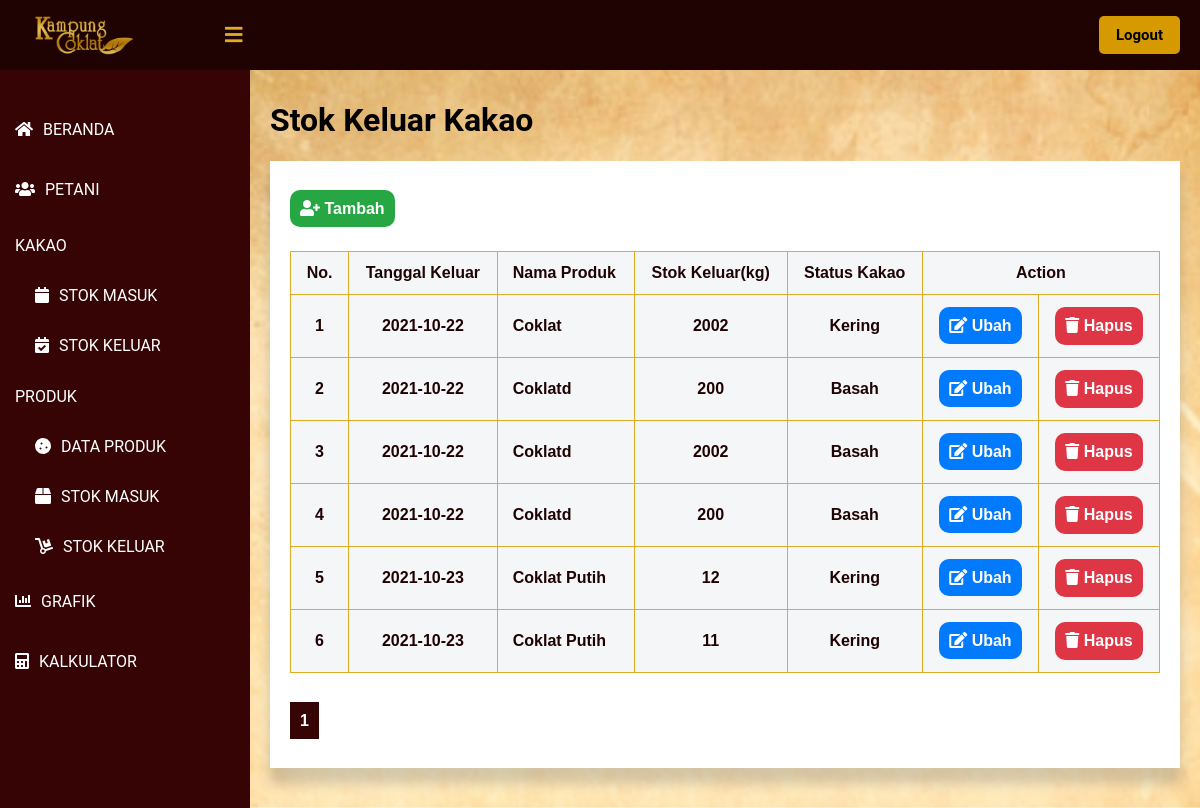
Page /public/lihat_SKK/1 (signed in) on the earlier database version.
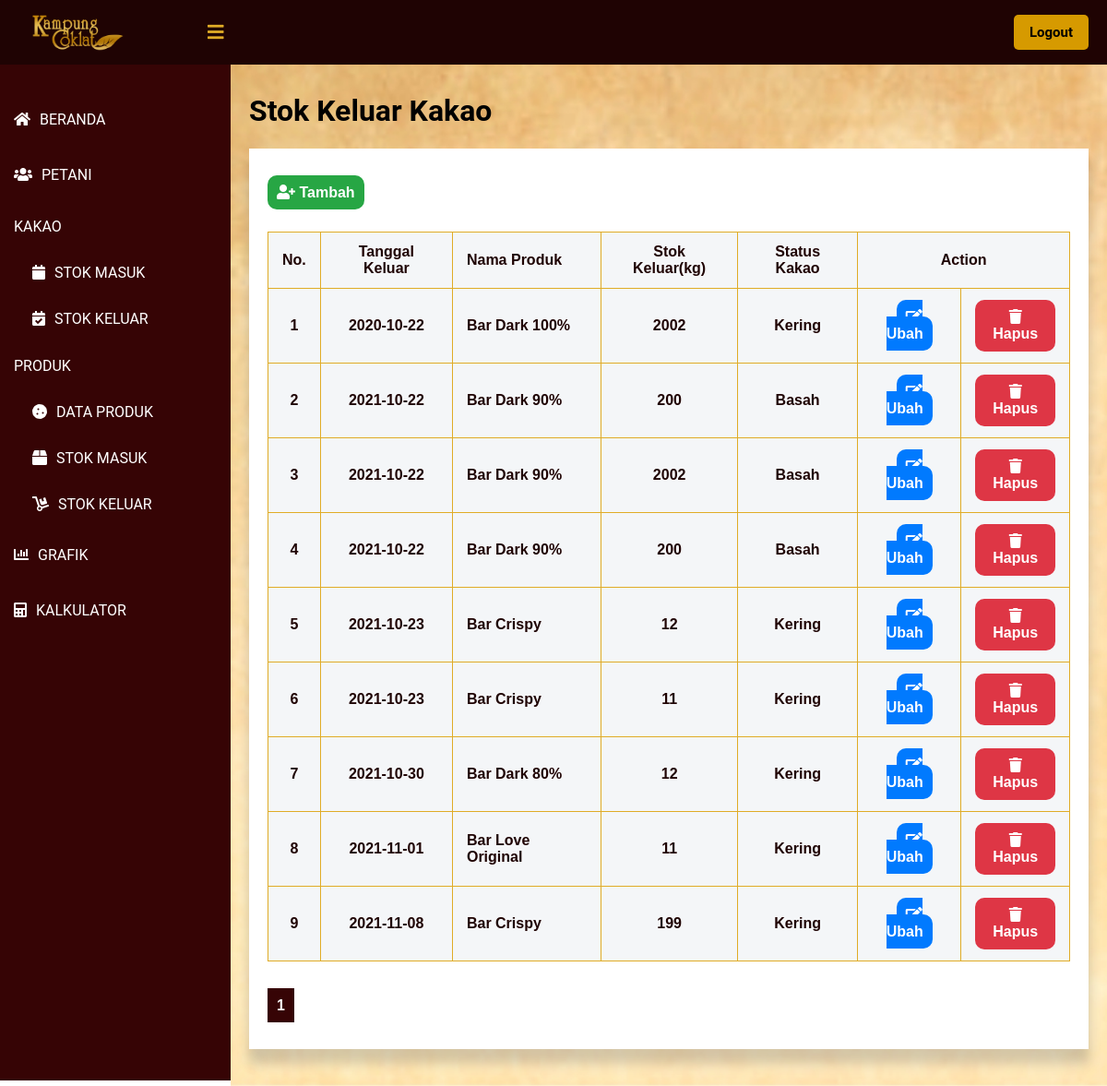
Same page on the later database version.
### tables this page shows
CREATE TABLE `stok_keluar_kakao` (
  `id_keluar_kakao` int(11) NOT NULL,
  `tanggal_keluar` timestamp NOT NULL DEFAULT current_timestamp(),
  `nama_produk` int(11) NOT NULL,
  `stok_keluar` int(11) NOT NULL,
  `status_kakao` int(11) NOT NULL
);

CREATE TABLE `produk` (
  `id_produk` int(11) NOT NULL,
  `nama_produk` varchar(30) NOT NULL,
  `berat_bersih` int(11) NOT NULL,
  `harga` int(11) NOT NULL,
  `produksi_kakao_kering` int(11) NOT NULL,
  `produksi_kakao_basah` int(11) NOT NULL
);

CREATE TABLE `kategori` (
  `id` int(11) NOT NULL,
  `nama_kategori` varchar(60) NOT NULL,
  `grup` varchar(60) NOT NULL
);

### app/core/Controller.php (called while the page is built, shortened)
<?php
class Controller {
    public function view($view, $data = [])
    {
        require_once   '../app/views/'.$view.'.php';
    }
}
?>

### app/controllers/Lihat_SKK.php (called while the page is built, shortened)
<?php
class Lihat_SKK extends Controller {
    public function index($page)
    {
        $id_user = $_SESSION['id'];
        $user = $this->model('User_model')->getUserById($id_user);
        $data['keluar_kakao'] = $this->model('SKK_model')->getList($page);
        $data['nama'] = $user['nama'];
        $this->view('lihat_SKK/index', $data);
    }
}
?>

### app/core/App.php (called while the page is built, shortened)
<?php
class App {
    protected $method = 'index';
    protected $params = [];
    public function __construct()
    {
        $url = $this->parseURL();
        if ( file_exists('../app/controllers/' . $url[0] . '.php') ) {
            unset($url[0]);
        }
        $this->controller = new $this->controller;
        if ( !empty($url) ) {
            $this->params = array_values($url);
        }
        call_user_func_array([$this->controller, $this->method], $this->params);
    }
    public function parseURL()
    {
        if ( isset($_GET['url']) ) {
            $url = rtrim($_GET['url'], '/');
            $url = filter_var($url, FILTER_SANITIZE_URL);
            $url = explode("/", $url);
            return $url;
        }
    }
}

### public/index.php (called while the page is built, shortened)
<?php
$app = new App;

### app/core/Database.php (called while the page is built, shortened)
<?php
class Database {
    private $host = DB_HOST;
    private $db_name = DB_NAME;
    private $dbh;
    private $stmt;
    public function __construct()
    {
        $dsn = 'mysql:host=' . $this->host . ';dbname=' . $this->db_name;
        try {
            $this->dbh = new PDO($dsn, 'root', '');
        } catch(PDOException $e) {
            die($e->getMessage());
        }
    }
    public function query($query)
    {
        $this->stmt = $this->dbh->prepare($query);
    }
    public function bind($param, $value, $type=null)
    {
        if ( is_null($type) ) {
            switch( true ) {
                default :
                    $type = PDO::PARAM_STR;
            }
        }
        $this->stmt->bindValue($param, $value, $type);
    }
    public function execute()
    {
        $this->stmt->execute();
    }
    public function resultSet()
    {
        $this->execute();
        return $this->stmt->fetchAll(PDO::FETCH_ASSOC);
    }
}

### app/models/SKK_model.php (called while the page is built, shortened)
<?php
class SKK_model {
    private $table = 'stok_keluar_kakao';
    private $db;
    public function __construct()
    {
        $this->db = new Database;
    }
    public function getList($page)
    {
        $data = [];
        $jumlahDataSetiapPage = 10;
        $this -> db -> query("SELECT stok_keluar_kakao.*, status_kakao.nama_kategori AS status_kakao, produk.nama_produk, DATE_FORMAT(tanggal_keluar, '%Y-%m-%d') AS tanggal_keluar FROM `" . $this->table . "` LEFT JOIN produk ON produk.id_produk = stok_keluar_kakao.nama_produk JOIN kategori AS status_kakao ON status_kakao.id = stok_keluar_kakao.status_kakao");
        $jumlahData = $this -> db -> resultSet();
        $jumlahData = count($jumlahData);
        $jumlahPage = ceil($jumlahData / $jumlahDataSetiapPage);
        $halamanSaatIni = ( isset($page) ) ? $page : 1;
        $dataPertama = ($jumlahDataSetiapPage * $halamanSaatIni) - $jumlahDataSetiapPage;
        $this -> db -> query("SELECT stok_keluar_kakao.*, status_kakao.nama_kategori AS status_kakao, produk.nama_produk, DATE_FORMAT(tanggal_keluar, '%Y-%m-%d') AS tanggal_keluar FROM `" . $this->table . "` LEFT JOIN produk ON produk.id_produk = stok_keluar_kakao.nama_produk JOIN kategori AS status_kakao ON status_kakao.id = stok_keluar_kakao.status_kakao LIMIT $dataPertama, $jumlahDataSetiapPage");
        $daftarData = $this -> db -> resultSet();
        $data['list_data'] = $daftarData;
        $data['halaman_saat_ini'] = $halamanSaatIni;
        $data['jumlah_halaman'] = $jumlahPage;
        return $data;
    }
}

### app/views/lihat_SKK/index.php (the view, shortened to what this page needs)
<!DOCTYPE html>
<html lang=”en”>
<head>
	<link href="<?= BASEURL ?>/css/melihat_petani.css" rel="stylesheet" type="text/css">
    <link rel="stylesheet" href="https://cdnjs.cloudflare.com/ajax/libs/font-awesome/5.12.1/css/all.min.css">
</head>
<body>
    <header>
        <label for="check">
            <i class="fas fa-bars" id="sidebar_btn"></i>
        </label>
        <div class="left_area">
            <img src="http://localhost/KampungCoklat/public/img/Logo-Daun.png">
        </div>
        <div class="right_area">
            <a href="<?= BASEURL ?>/logout" style="color: #000; margin-left: 10px;" class="logout_btn">Logout</a>
        </div>
    </header>
    <div class="sidebar">
        <a class="menu" href="<?= BASEURL ?>/beranda"><i class="fas fa-home"></i><span>BERANDA</span></a>
        <a class="menu" href="<?= BASEURL ?>/lihat_petani/1"><i class="fas fa-users"></i><span>PETANI</span></a>
        <p class="menu2">KAKAO</p>
        <a class="sub_menu" href="<?= BASEURL ?>/lihat_stok/1"><i class="fas fa-calendar"></i><span>STOK MASUK</span></a>
        <a class="sub_menu" href="<?= BASEURL ?>/lihat_SKK/1"><i class="fas fa-calendar-check"></i><span>STOK KELUAR</span></a>
        <p class="menu2">PRODUK</p>
        <a class="sub_menu" href="<?= BASEURL ?>/lihat_produk/1"><i class="fas fa-cookie"></i><span>DATA PRODUK</span></a>
        <a class="sub_menu" href="<?= BASEURL ?>/lihat_SMP/1"><i class="fas fa-box"></i><span>STOK MASUK</span></a>
        <a class="sub_menu" href="<?= BASEURL ?>/lihat_SKP/1"><i class="fas fa-dolly"></i><span>STOK KELUAR</span></a>
        <a class="menu" href="<?= BASEURL ?>/grafik/2021"><i class="fas fa-chart-bar"></i><span>GRAFIK</span></a>
        <a class="menu" href="<?= BASEURL ?>/kalkulator"><i class="fas fa-calculator"></i><span>KALKULATOR</span></a>
    </div>
    <div class="content">
        <div class="card">
            <h1>Stok Keluar Kakao</h1>
        </div>
        <div class="card_table">
            <div>
                <div class="card_table1">
                    <br><br>
                    <a href="<?= BASEURL ?>/tambah_SKK" class="tambah"><i class="fas fa-user-plus"></i><span> Tambah</span></a>
                </div>
                </div>
                <div class="card_table2">
                    <table class="tabelMahasiswa" width="60%">
                        <tr>
                            <th style="text-align: center;">No.</th>
                            <th style="text-align: center;">Tanggal Keluar</th>
                            <th>Nama Produk</th>
                            <th style="text-align: center;">Stok Keluar(kg)</th>
                            <th style="text-align: center;">Status Kakao</th>
                            <th colspan="2" style="text-align: center;">Action</th>
                        </tr>
                        <?php foreach ($data['keluar_kakao']['list_data'] as $key => $value) { ?>
                        <tr>
                            <th style="text-align: center;"><?= ($key + 1) ?></th>
                            <th style="text-align: center;"><?= $value['tanggal_keluar'] ?></th>
                            <th><?= $value['nama_produk'] ?></th>
                            <th style="text-align: center;"><?= $value['stok_keluar'] ?></th>
                            <th style="text-align: center;"><?= $value['status_kakao'] ?></th>
                            <th style = "text-align: center;">
                                <a class = 'edit' href = '<?= BASEURL;?>/ubah_SKK/<?= $value['id_keluar_kakao']?>'><i class="fas fa-edit"></i> Ubah</a>
                            </th>
                            <th style = "text-align: center;">
                                <form method="get" action="<?= BASEURL;?>/hapus_SKK/hapus/<?= $value['id_keluar_kakao']?>">
                                    <button style = "font-size: 16px; border: none;" type="submit" class="hapus" onclick="return confirm('Apakah anda yakin ingin menghapus data tersebut?');"><i class="fas fa-trash"></i> Hapus</button>
                                </form>
                            </th>
                        </tr>
                        <?php } ?>
                    </table>
                    <br>
                    <br>
                    <?php for($p = 1; $p <= $data['keluar_kakao']['jumlah_halaman']; $p++): ?>
                        <?php if($p == $data['keluar_kakao']['halaman_saat_ini']): ?>
                            <a href= "<?= BASEURL ?>/lihat_SKK/<?= $p; ?>" class = 'page_aktif'><?= $p; ?></a>
                        <?php else: ?>
                            <a href= "<?= BASEURL ?>/lihat_SKK/<?= $p; ?>"  class = 'page'><?= $p; ?></a>
                        <?php endif; ?>
                    <?php endfor; ?>
                    <br>
                    <br>
                    <br>
                </div>
            </div>
        </div>
</body>
</html>

### public/css/melihat_petani.css (style rules this page uses)
body { margin: 0; padding: 0; font-family: "Roboto", sans-serif; }
header { z-index: 1; position: fixed; background: #1f0303; padding: 20px; width: calc(100% - 0%); top: 0; height: 30px; }
.left_area img { width: 120px; margin-top: -15px; }
.logout_btn { padding-left: 17px; padding-right: 17px; padding-bottom: 10px; padding-top: 10px; background: #d69a00; text-decoration: none; float: right; margin-top: -60px; margin-right: 40px; border-radius: 5px; font-size: 15px; font-weight: 600; color: #360405; transition: 0.5s; transition-property: background; }
.sidebar { z-index: 1; top: 0; background: #360405; margin-top: 70px; padding-top: 30px; position: fixed; left: 0; width: 250px; height: calc(100% - 9%); transition: 0.5s; transition-property: left; overflow-y: auto; }
.menu { color: #fff; display: block; width: 100%; line-height: 60px; text-decoration: none; padding-left: 15px; box-sizing: border-box; transition: 0.5s; transition-property: background; }
.menu2 { color: #fff; display: block; width: 100%; text-decoration: none; padding-left: 15px; box-sizing: border-box; transition: 0.5s; transition-property: background; }
.sub_menu { color: #fff; display: block; width: 100%; line-height: 50px; text-decoration: none; padding-left: 35px; box-sizing: border-box; transition: 0.5s; transition-property: background; }
.sidebar i { padding-right: 10px; }
label #sidebar_btn { z-index: 1; color: #e0ac26; position: fixed; cursor: pointer; left: 225px; font-size: 20px; margin: 5px 0; transition: 0.5s; transition-property: color; }
.content { background: url('http://localhost/KampungCoklat/public/img/bg.jpg'); background-position: center; background-size: cover; height: auto; transition: 0.5s; width: (100% - 250px); margin-top: 60px; padding: 20px; margin-left: 250px; }
.content .card_table { box-shadow: 0 19px 38px rgba(255, 255, 255, 0.3), 0 15px 12px rgba(0,0,0,0.22); background-color: #fff; }
.tabelMahasiswa { margin-top: 10px; font-family: Arial; border-collapse: collapse; width: 100%; }
.content .card_table1 { margin: 20px; height: 50px; }
.content .card_table2 { margin-top: 40px; margin-left: 20px; margin-bottom: 20px; margin-right: 20px; }
.tambah { cursor: crosshair; text-decoration: none; background-color: #27a644; padding: 10px 10px; text-align: center; border-radius: 10px; font-family: Arial; font-weight: bold; color: white; }
.edit { text-decoration: none; background-color: #017afe; padding: 10px 10px; text-align: center; border-radius: 10px; font-family: Arial; font-weight: bold; color: white; cursor: pointer; }
.page_aktif { text-decoration: none; background-color: #360405; padding: 10px 10px; text-align: center; font-family: Arial; font-weight: bold; color: white; font-weight: bold; }
.hapus { text-decoration: none; background-color: #de3645; padding: 10px 10px; text-align: center; border-radius: 10px; font-family: Arial; font-weight: bold; color: white; cursor: pointer; }
td, th { border: 1px solid #e0ac26; padding: 15px; }
tr:nth-child(even) { background-color: #747677; }
th { padding-top: 12px; padding-bottom: 12px; text-align: left; background-color: #f4f6f8; color: #1f0303; }

Differences in the rows shown:
changed stok_keluar_kakao: tanggal_keluar "2021-10-22" → "2020-10-22"; nama_produk.nama_produk "Coklat" → "Bar Dark 100%"
changed through a linked row, stok_keluar_kakao (number 2 of 9 on the later page): nama_produk.nama_produk "Coklatd" → "Bar Dark 90%"
changed through a linked row, stok_keluar_kakao (number 3 of 9 on the later page): nama_produk.nama_produk "Coklatd" → "Bar Dark 90%"
changed through a linked row, stok_keluar_kakao (number 4 of 9 on the later page): nama_produk.nama_produk "Coklatd" → "Bar Dark 90%"
changed through a linked row, stok_keluar_kakao (number 5 of 9 on the later page): nama_produk.nama_produk "Coklat Putih" → "Bar Crispy"
changed through a linked row, stok_keluar_kakao (number 6 of 9 on the later page): nama_produk.nama_produk "Coklat Putih" → "Bar Crispy"
added stok_keluar_kakao: tanggal_keluar "2021-10-30", nama_produk.nama_produk "Bar Dark 80%", stok_keluar "12", kategori.nama_kategori "Kering"
added stok_keluar_kakao: tanggal_keluar "2021-11-01", nama_produk.nama_produk "Bar Love Original", stok_keluar "11", kategori.nama_kategori "Kering"
added stok_keluar_kakao: tanggal_keluar "2021-11-08", nama_produk.nama_produk "Bar Crispy", stok_keluar "199", kategori.nama_kategori "Kering"
